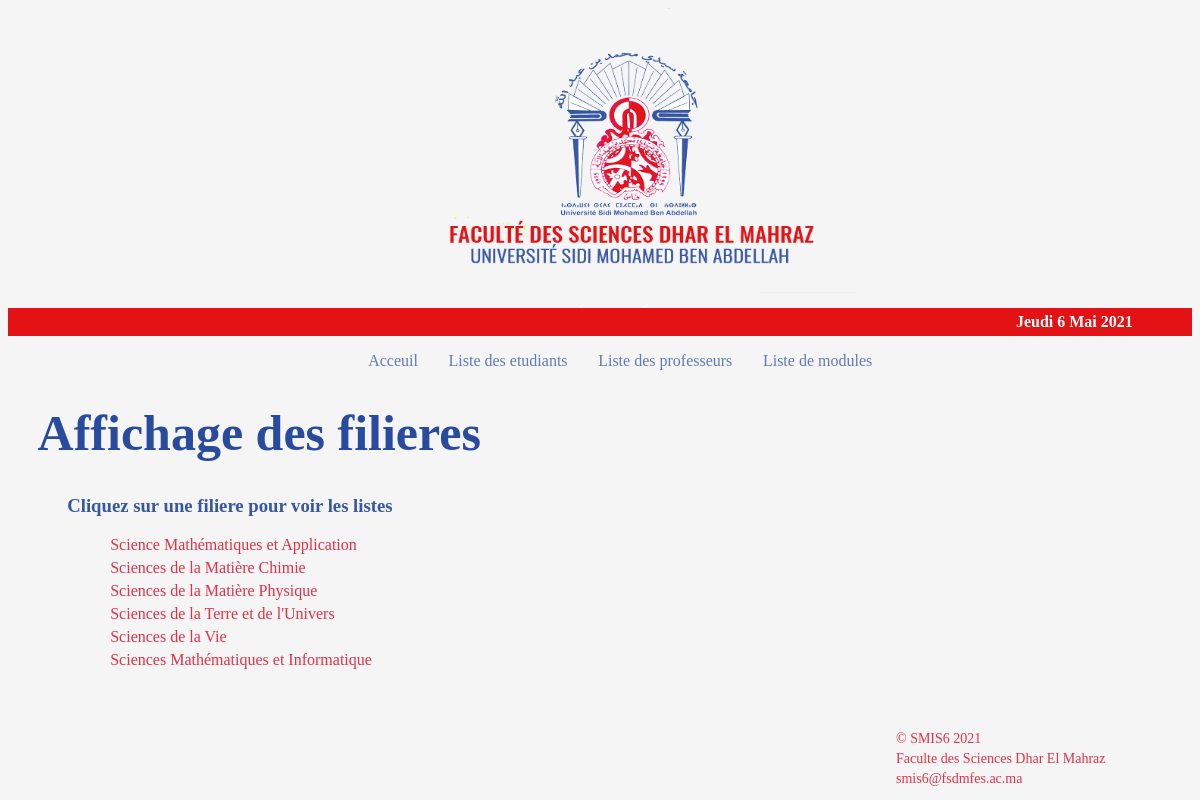
The app's page /website/html/courses_list.php with its own data.
### tables this page shows
CREATE TABLE `filieres` (
  `id_filiere` varchar(4) NOT NULL,
  `nom_filiere` varchar(100) NOT NULL
);

### website/html/templates/data.php (called while the page is built, shortened)
<?php
require('config.php');
$sql = 'SELECT * FROM filieres;';
$result = mysqli_query($conn,$sql);
$filieres = [];
while($filiere = mysqli_fetch_assoc($result)){
	$filieres[] = $filiere;
}
?>

### website/html/courses_list.php (the view, shortened to what this page needs)
<?php
require('templates/data.php');
?>
<!DOCTYPE html>
<html>
<head>
	<link rel="stylesheet" type="text/css" href="../css/style.css">
</head>
<body>
<header id="mainHeader">
	<?php
		include("templates/header.php");
	 ?>
<?php
	include('templates/nav.php');
?>
	<div id="main">
		<h1>Affichage des filieres</h1>
	</div>
	<div class="liste">
		<h3>Cliquez sur une filiere pour voir les listes</h3>
			<?php
				echo '<ol type="1">';
				for ($i = 0; $i < count($filieres); $i++) {
					$codeF = $filieres[$i]["id_filiere"];
					$IntituleF = $filieres[$i]["nom_filiere"];
			?>
				<li> <a href="students_list.php?codeF=<?=$codeF?>"> <?=$IntituleF?></a> </li>
			 <?php } echo '</ol>'; ?>
	</div>
</header>
<?php
	include('templates/footer.php');
 ?>
</body>
</html>

### website/css/style.css (style rules this page uses)
body { background-color: whitesmoke; }
h1 { color: #294B9E; text-shadow: currentColor; font-size: 50px; padding-left: 2.5%; }
li a { text-decoration: none; color: #6279B6; padding: 5px; }
li { display: inline; padding-right:2% }
.liste { color: #3657A4; }
h3 { padding-left: 5%; }
ol li { margin-top: 5px; margin-left: 5%; display: block; }
ol li a { color: #E33147 !important; }

### records on screen
filieres: nom_filiere "Science Mathématiques et Application"
filieres: nom_filiere "Sciences de la Matière Chimie"
filieres: nom_filiere "Sciences de la Matière Physique"
filieres: nom_filiere "Sciences de la Terre et de l'Univers"
filieres: nom_filiere "Sciences de la Vie"
filieres: nom_filiere "Sciences Mathématiques et Informatique"

### other values on screen
$ln["jour"][$jour_de_la_semaine] "Jeudi"
$jour_du_mois "6"
$ln["mois"][$mois] "Mai"
$annee "2021"
